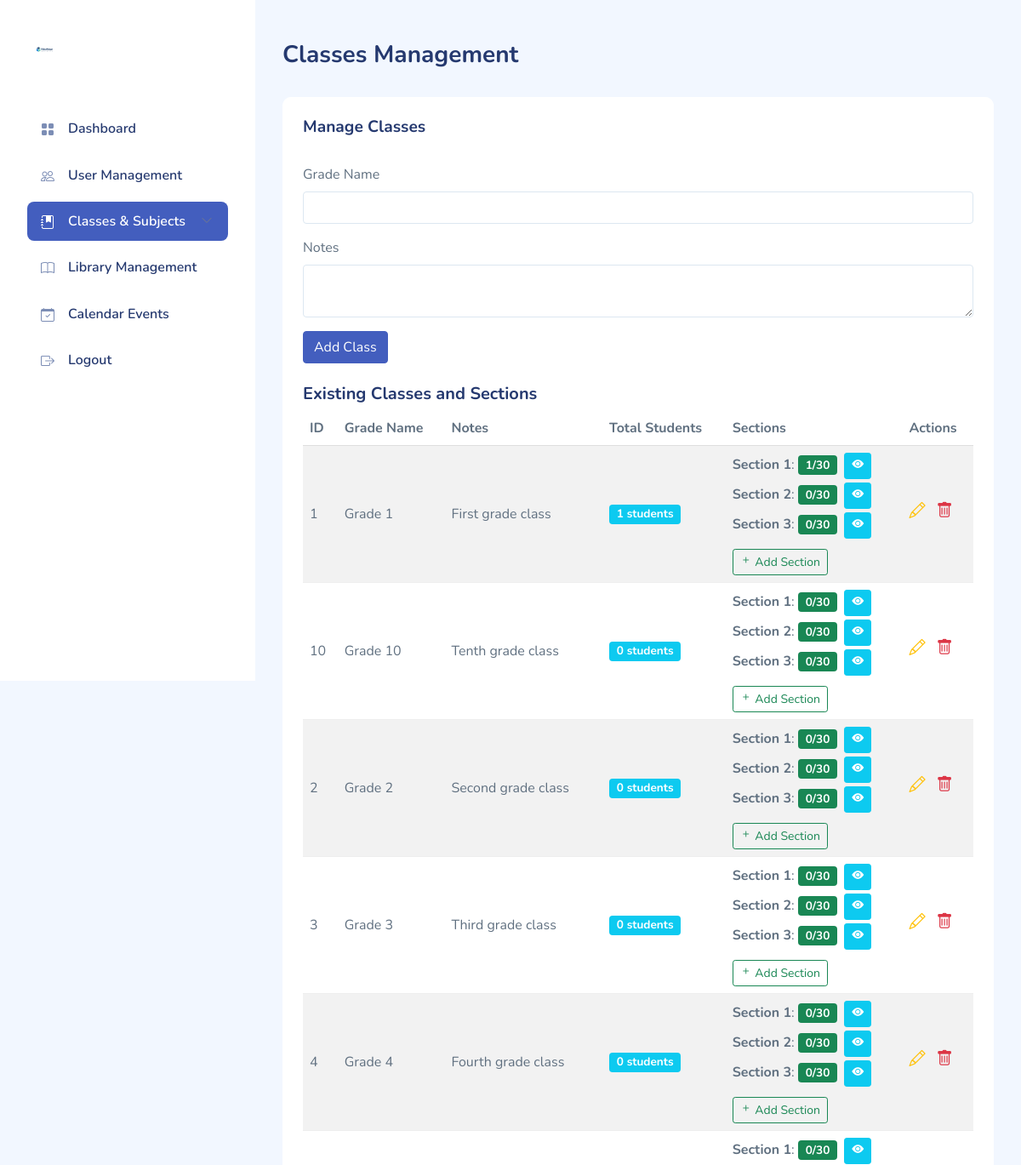
The page /admin/classes.php (signed in, upper part) on the database as committed earlier.
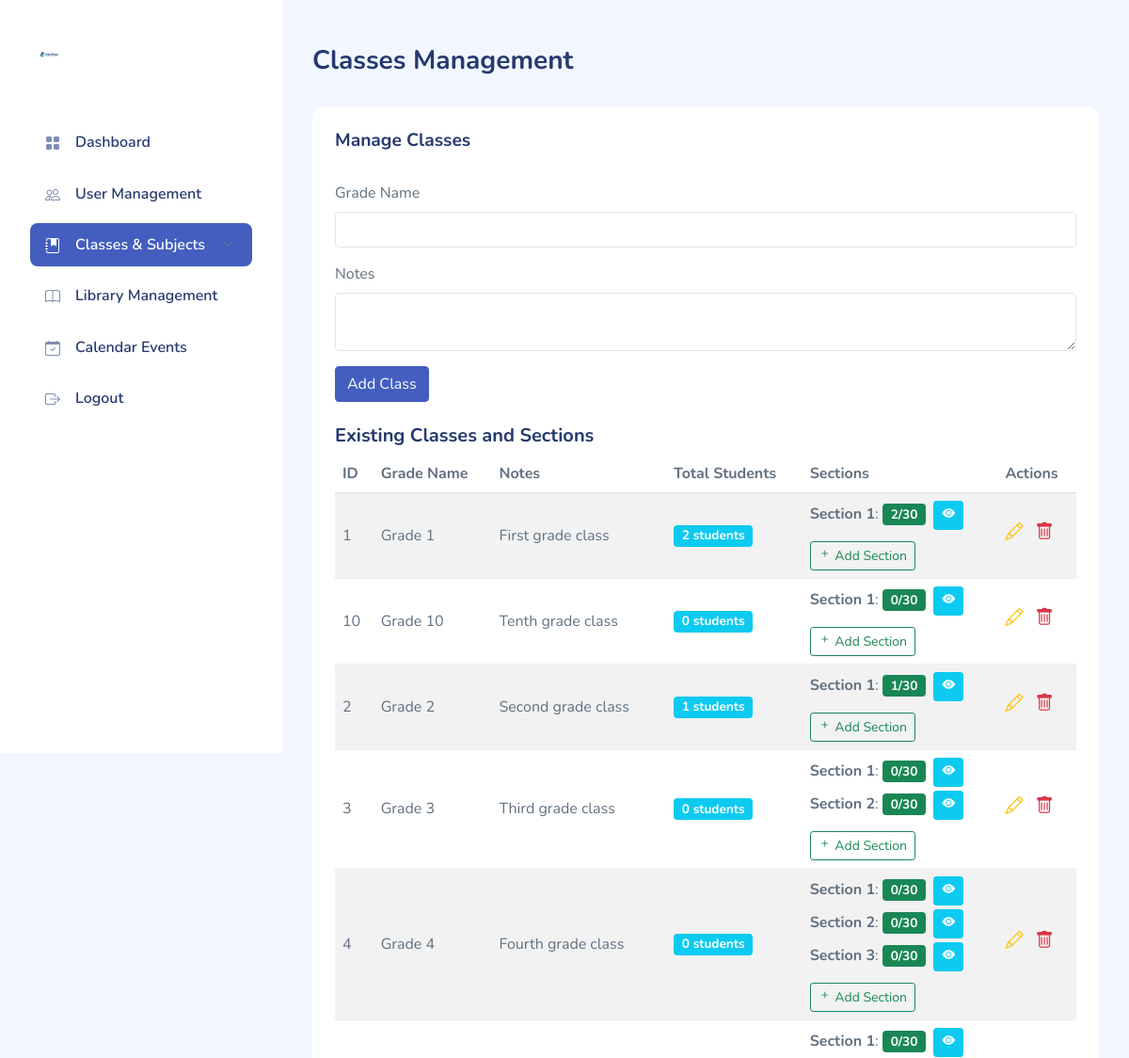
The same page on the database as committed later.
### tables this page shows
CREATE TABLE `classes` (
  `id` int(11) NOT NULL,
  `grade_name` varchar(20) NOT NULL,
  `notes` text DEFAULT NULL
);

CREATE TABLE `sections` (
  `id` int(11) NOT NULL,
  `class_id` int(11) DEFAULT NULL,
  `section_name` varchar(10) NOT NULL,
  `max_students` int(11) DEFAULT 30
);

### admin/classes.php (the view, shortened to what the changed rows need)
<?php
require_once __DIR__ . '/../includes/config.php';
?>
<!DOCTYPE html>
<html lang="en">
<head>
    <link rel="stylesheet" href="../dashboardassets/css/bootstrap.css">
    <link rel="stylesheet" href="../dashboardassets/vendors/iconly/bold.css">
    <link rel="stylesheet" href="../dashboardassets/vendors/perfect-scrollbar/perfect-scrollbar.css">
    <link rel="stylesheet" href="../dashboardassets/vendors/bootstrap-icons/bootstrap-icons.css">
    <link rel="stylesheet" href="../dashboardassets/css/app.css">
</head>
<body>
    <div id="app">
        <div id="main">
            <div class="page-content">
                <section class="row">
                    <div class="col-12">
                        <div class="card">
                            <div class="card-body">
                                <div class="table-responsive">
                                    <table class="table table-striped">
                                        <thead>
                                            <tr>
                                                <th>ID</th>
                                                <th>Grade Name</th>
                                                <th>Notes</th>
                                                <th>Total Students</th>
                                                <th>Sections</th>
                                                <th>Actions</th>
                                            </tr>
                                        </thead>
                                        <tbody>
                                            <?php
                                            $classes_stmt = $pdo->query('SELECT c.id, c.grade_name, c.notes, COUNT(sc.student_id) as student_count FROM classes c LEFT JOIN student_classes sc ON c.id = sc.class_id GROUP BY c.id ORDER BY c.grade_name');
                                            $classes = $classes_stmt->fetchAll();
                                            foreach ($classes as $class):
                                                $sections_stmt = $pdo->prepare('SELECT s.id, s.section_name, s.max_students, COUNT(sc.student_id) as enrolled FROM sections s LEFT JOIN student_classes sc ON s.id = sc.section_id WHERE s.class_id = ? GROUP BY s.id ORDER BY s.section_name');
                                                $sections_stmt->execute([$class['id']]);
                                                $sections = $sections_stmt->fetchAll();
                                            ?>
                                                <tr>
                                                    <td><?= htmlspecialchars($class['id']) ?></td>
                                                    <td><?= htmlspecialchars($class['grade_name']) ?></td>
                                                    <td><?= htmlspecialchars($class['notes'] ?? '') ?></td>
                                                    <td>
                                                        <span class="badge bg-info"><?= ($class['student_count'] ?? 0) ?> students</span>
                                                    </td>
                                                    <td>
                                                        <?php foreach ($sections as $section): ?>
                                                            <div class="mb-1">
                                                                <strong><?= htmlspecialchars($section['section_name'] ?? 'Unknown') ?></strong>:
                                                                <span class="badge bg-<?= ($section['enrolled'] ?? 0) >= ($section['max_students'] ?? 30) ? 'danger' : 'success' ?>">
                                                                    <?= ($section['enrolled'] ?? 0) ?>/<?= ($section['max_students'] ?? 30) ?>
                                                                </span>
                                                                <button class="btn btn-sm btn-info ms-1 text-white" onclick="viewSection(<?= $section['id'] ?>, <?= $class['id'] ?>)" title="View Section Details">
                                                                    <i class="bi bi-eye-fill"></i>
                                                                </button>
                                                            </div>
                                                        <?php endforeach; ?>
                                                        <button class="btn btn-sm btn-outline-success mt-2" onclick="addSection(<?= $class['id'] ?>)">
                                                            <i class="bi bi-plus"></i> Add Section
                                                        </button>
                                                    </td>
                                                     <td>
                                                         <a href="javascript:void(0)" onclick="editClass(<?= htmlspecialchars(json_encode($class)) ?>)" class="me-2 text-warning" title="Edit" style="text-decoration: none; font-size: 1.2rem;">
                                                              <i class="bi bi-pencil"></i>
                                                          </a>
                                                          <a href="class_delete.php?id=<?= $class['id'] ?>" class="text-danger" title="Delete" style="text-decoration: none; font-size: 1.2rem;"
                                                             onclick="return confirm('Are you sure you want to delete this class? This action cannot be undone.');">
                                                              <i class="bi bi-trash"></i>
                                                          </a>
                                                      </td>
                                                </tr>
                                            <?php endforeach; ?>
                                        </tbody>
                                    </table>
                                </div>
                            </div>
                        </div>
                    </div>
                </section>
            </div>
        </div>
    </div>
</body>
</html>

Rows that differ between the two databases and show on the page:
removed sections: section_name "Section 2", enrolled "0", max_students "30", shown under classes "Grade 1"
removed sections: section_name "Section 3", enrolled "0", max_students "30", shown under classes "Grade 1"
removed sections: section_name "Section 2", enrolled "0", max_students "30", shown under classes "Grade 10"
removed sections: section_name "Section 3", enrolled "0", max_students "30", shown under classes "Grade 10"
removed sections: section_name "Section 2", enrolled "0", max_students "30", shown under classes "Grade 2"
removed sections: section_name "Section 3", enrolled "0", max_students "30", shown under classes "Grade 2"
removed sections: section_name "Section 3", enrolled "0", max_students "30", shown under classes "Grade 3"
computed for classes "Grade 1": student_count "1" → "2"
computed for sections (number 1 of 9 on the later page): enrolled "1" → "2"
computed for classes "Grade 2": student_count "0" → "1"
computed for sections (number 3 of 9 on the later page): enrolled "0" → "1"
